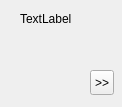
<?xml version="1.0" encoding="UTF-8"?>
<ui version="4.0">
 <class>vNeuralAnalyse</class>
 <widget class="QWidget" name="vNeuralAnalyse">
  <property name="geometry">
   <rect>
    <x>0</x>
    <y>0</y>
    <width>122</width>
    <height>107</height>
   </rect>
  </property>
  <property name="windowTitle">
   <string>Form</string>
  </property>
  <widget class="QLabel" name="label">
   <property name="geometry">
    <rect>
     <x>20</x>
     <y>10</y>
     <width>67</width>
     <height>17</height>
    </rect>
   </property>
   <property name="text">
    <string>TextLabel</string>
   </property>
  </widget>
  <widget class="QToolButton" name="toolButton">
   <property name="geometry">
    <rect>
     <x>90</x>
     <y>70</y>
     <width>24</width>
     <height>25</height>
    </rect>
   </property>
   <property name="text">
    <string>&gt;&gt;</string>
   </property>
  </widget>
 </widget>
 <resources/>
 <connections/>
</ui>
